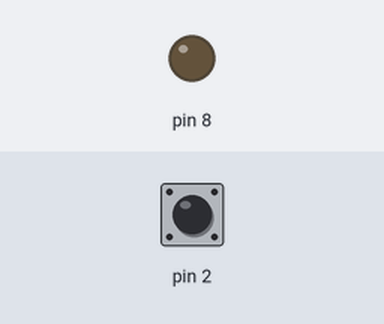
Bench run of a sketch on a simulated Arduino Uno, built with avr-gcc and run on an emulated ATmega328P. On the bench: output pins drawn as LEDs (lit = HIGH). Dashed ring = blinking. Inputs (shaded band) come from the test bench; at power-on: pin 2 HIGH.

Above: at 1.2 s.
1.3 s: pin 2 pulled LOW for 1 s
At 1.47 s:
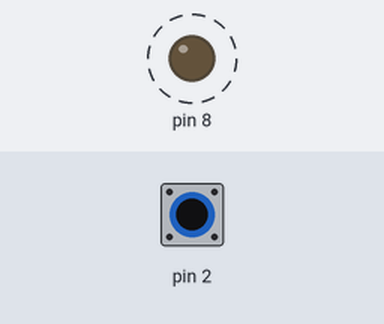
4.3 s: pin 2 pulled LOW for 3.2 s
At 7.7 s:
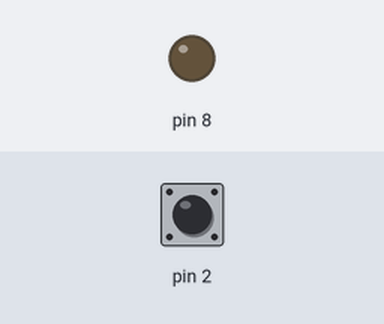
Timing chart, 0 to 9.2 s (numbered marks = the images above; inputs shaded):
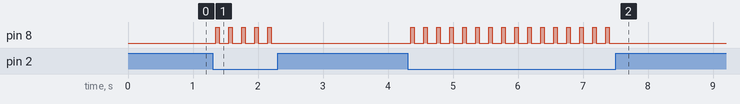

The sketch:

polling.ino
```cpp
int delayTime = 50; //Delay 20 ms
int ledOn = 0; //LED Begins off

void setup() {
  pinMode(2, INPUT_PULLUP);
  pinMode(8, OUTPUT);
}


void loop(){
  if(digitalRead(2) == LOW && ledOn == 0){
    delay(delayTime);
    if(digitalRead(2) == LOW){
      digitalWrite(8, HIGH);
      ledOn = 1;
    }
  }

  if(digitalRead(2) == LOW && ledOn == 1){
    delay(delayTime);
    if(digitalRead(2) == LOW){
      digitalWrite(8, LOW);
      ledOn = 0;
    }
  }
  delay(100);
}
```

Measured:
- after the input at 1.3 s, pin 8: alternates HIGH for 0.05 s and LOW for 0.15 s, 10 changes in all, then stays LOW, starting after 0.05 s
- after the input at 4.3 s, pin 8: alternates HIGH for 0.05 s and LOW for 0.15 s, 32 changes in all, then stays LOW, starting after 0.05 s
